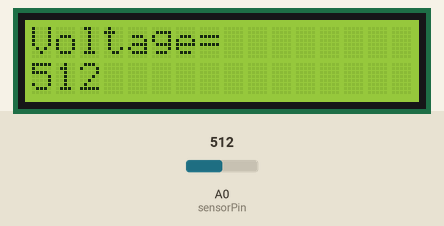
This sketch was run on a simulated Arduino Uno, built with avr-gcc and run on an emulated ATmega328P. Parts: 16×2 character LCD. The test bench sets the inputs (shaded band); at power-on: A0 (sensorPin) = 512.

Above: at 1.2 s.
1.3 s: A0 (sensorPin) set to 716
At 2.8 s:
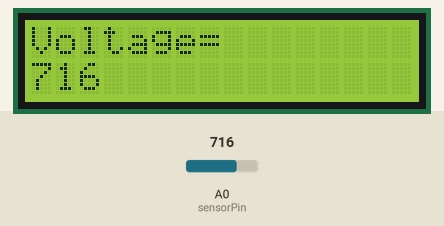
5.4 s: A0 (sensorPin) set to 900
At 6.9 s:
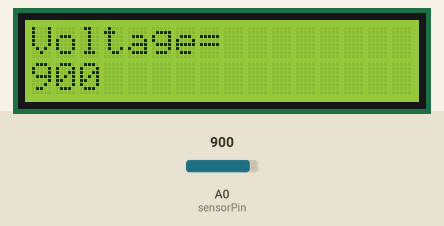
8.6 s: A0 (sensorPin) set to 1023
At 9.9 s:
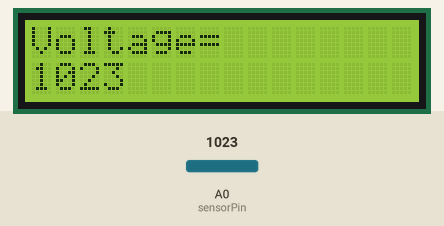
Timing chart, 0 to 11.6 s (numbered marks = the images above; inputs shaded):
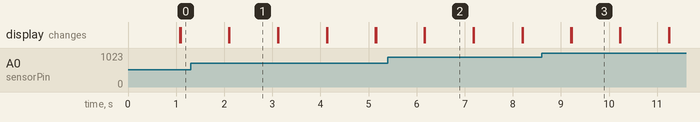

Measured:
- after the input at 1.3 s, the display: first differs from a run without the input after 0.81 s (image 1)
- after the input at 5.4 s, the display: first differs from a run without the input after 0.77 s (image 2)
- after the input at 8.6 s, the display: first differs from a run without the input after 0.62 s (image 3)
- what the display in image 1 shows lasts 1.0 s, from 2.1 s to 3.1 s

The sketch:

I2C_LCD_Variable_1_.ino
```cpp
#include <Wire.h>
#include <LiquidCrystal_I2C.h>

LiquidCrystal_I2C lcd(0x20,16,2);  // set the LCD address to 0x20 for a 16 chars and 2 line display
int sensorPin=A0;
int voltage;
void setup()
{
  lcd.init();                      // initialize the lcd

}


void loop()
{
  voltage= analogRead(sensorPin);
  // Print a message to the LCD.
  lcd.backlight();
  lcd.setCursor(0,0);
  lcd.print("Voltage=");
  lcd.setCursor(0,1);
  lcd.print(voltage);
  delay(1000);
  lcd.clear();

}
```
